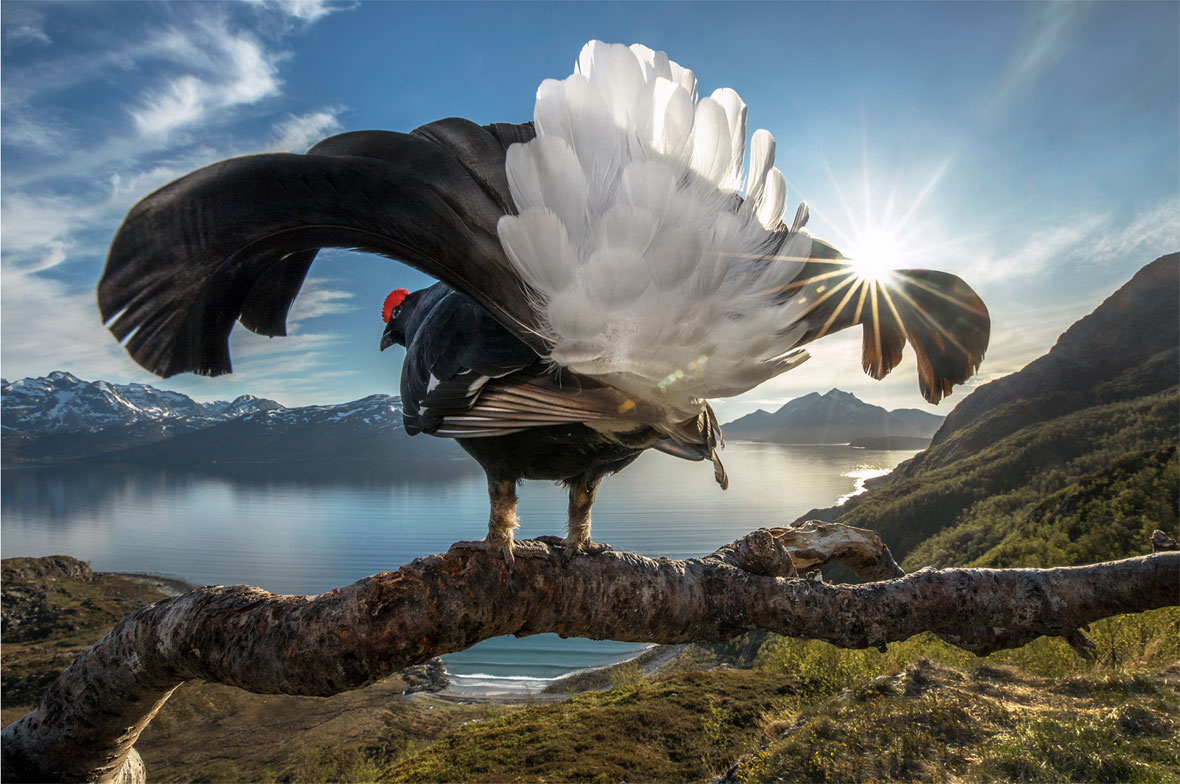
//> input picture accessing_pixel/input_image/chicken.jpg, 1180 x 784 px
$ ./threshold_accesspixel input_image/chicken.jpg input_image/ios_base.png input_image/ios_base.png   (built with g++ and OpenCV 4)
//> lines starting //> are read from the running program, lines starting //| are printed output that depends on the picture; after the words box and inside, x2 and y2 are one past the last pixel; in counts of white or black regions, pixels touching at a corner belong together
#include <iostream>
#include <opencv2/opencv.hpp>

using namespace std;
using namespace cv;

void ResizeWithRatio(Mat& src, Mat& output, int size, int mode)
{
    float ratio;
    switch(mode)
    {
        case 0:
            ratio = (float)size / src.size().width;
            resize(src, output, Size(size, int(ratio * src.size().height)));
            break;

        case 1:
            ratio = (float)size / src.size().height;
            resize(src, output, Size(int(ratio  * src.size().width), size));
            break;
        default:
            cout<<"[ERROR] Pick right mode:\n[+] 0: Scale image with width = size\n[+] 1: Scale image with height = size"<<endl;
    }
}

void Cat_Nguong(Mat& src, Mat& output, int threshold, bool inverted=false)
{
    if (src.channels() == 3)
        cvtColor(src, output, COLOR_BGR2GRAY);
    for (int row = 0; row<output.rows; row++)
    {
        uchar* ptrRow = output.ptr<uchar>(row);
        for (int col = 0; col<output.cols; col++)
        {
            // [12 lines of commented-out code are left out]
            if (ptrRow[col] < threshold)
                ptrRow[col] = inverted ? 255 : 0;
            else ptrRow[col] = inverted ? 0 : 255;
        }
    }
}

int main(int argc, char** argv)
{
    if (argc < 4)
    {
        cerr<<"[ERROR] You should pass all required command\n./<program> <path of image> <size want to scale> <mode to scale>\n[+] 0: Scale respectively with width\n[+] 1: Scale respectively with height"<<endl;
        return -1;
    }
    Mat img = imread(argv[1]);
//> img is the input picture: 784 rows x 1180 cols, CV_8UC3; mean B, G, R 106.2, 105.5, 98.7
    Mat out;
    char *size = argv[2];
//> size = "input_image/ios_base.png"
    char *mode = argv[3];
//> mode = "input_image/ios_base.png"
    //cvtColor(img, img, COLOR_BGR2GRAY);
    Cat_Nguong(img, out, 70, true);
//> in Cat_Nguong, `cvtColor(src, output, COLOR_BGR2GRAY);`:
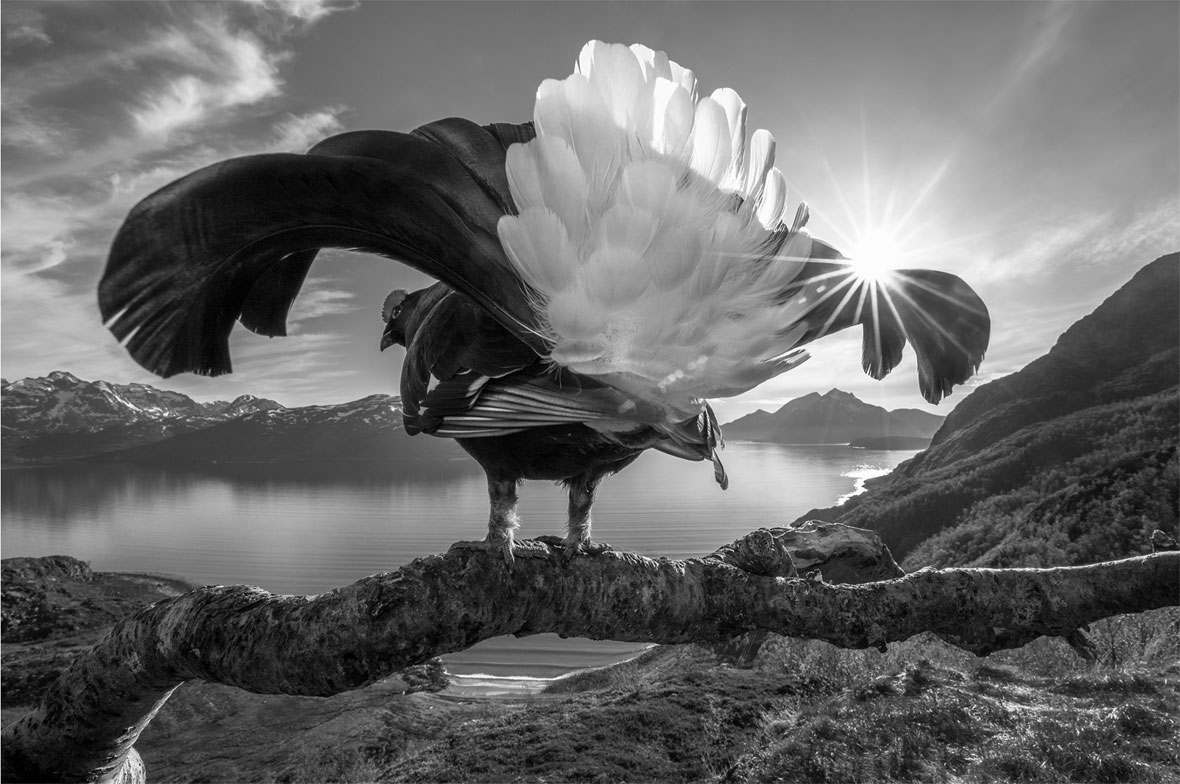
//> output: 784 rows x 1180 cols, CV_8UC1; min 0, max 255, mean 103.5
//> after the loop in Cat_Nguong, `for (int row = 0; row<output.rows; row++)`:
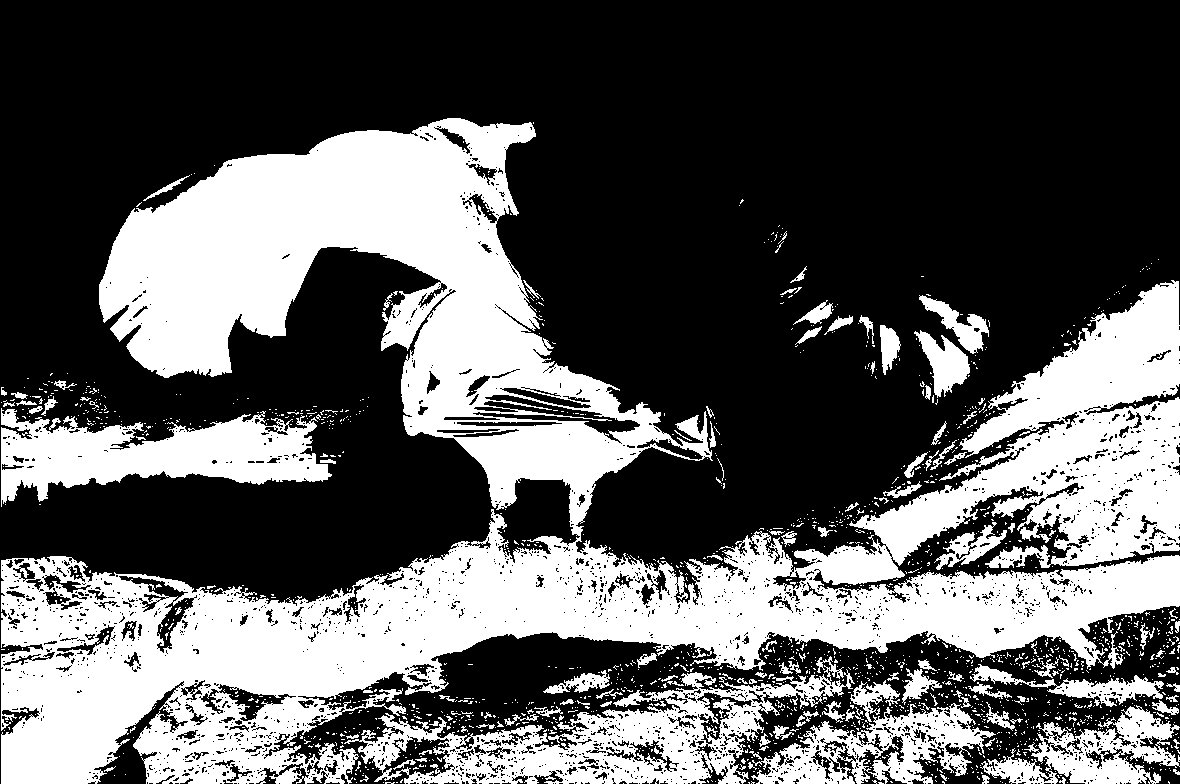
//> output: 784 rows x 1180 cols, CV_8UC1; 36.1% white; 1711 white regions (1577 under 20 px), largest, box (x1, y1, x2, y2) and area: (1, 118, 1180, 784) 258215, (344, 656, 855, 784) 20995, (1, 408, 332, 507) 16982
    ResizeWithRatio(out, out, atoi(size), atoi(mode));
//> (the run ends here: the program stops with an error, at `resize(src, output, Size(size, int(ratio * src.size().height)));`)
